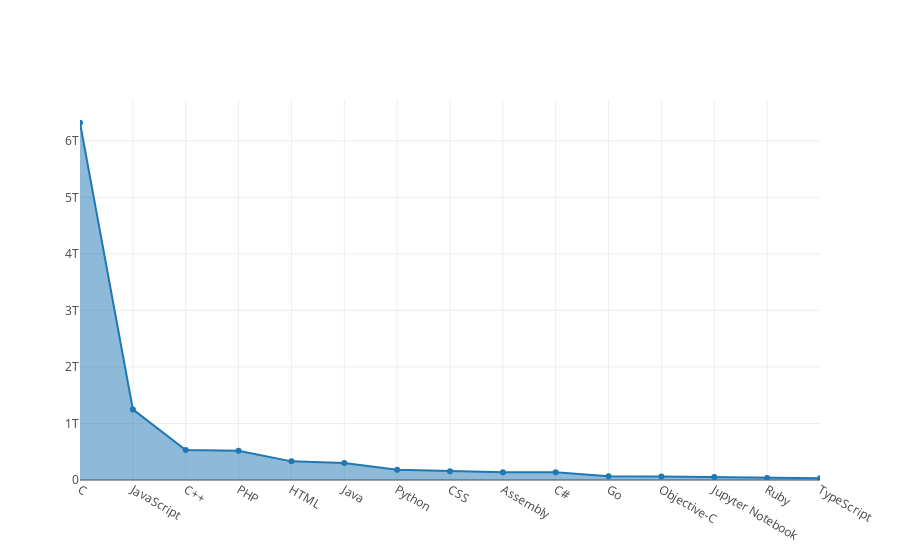

Notebook source saved alongside this figure:
### Markdown cell above
For bytes we continued analyzed the dataset's `langauges` table this time getting the sum of bytes:
```sql
SELECT
  name,
  SUM(bytes) AS totalBytes
FROM
  `bigquery-public-data.github_repos.languages` AS l,
  UNNEST(l.LANGUAGE)
GROUP BY
  name
ORDER BY
  totalBytes DESC
limit 15
```

### Code cell
py.offline.init_notebook_mode(connected=True)

col = ['name', 'totalBytes', '']
csv_data = pandas.read_csv('most_bytes.csv', names=col)
lang = csv_data.name.tolist()
lang.pop(0)
byte = csv_data.totalBytes.tolist()
byte.pop(0)


x = lang
y = byte

trace = Scatter(
    x=lang,
    y=byte,
    fill='tozeroy'
)


labels = lang
values = byte


py.offline.iplot([trace])

### Figure 1 — Plotly figure (JSON) as saved in the notebook; plotly's stock layout.template omitted (floating-point values rounded to 4 significant figures)
{"data": [{"fill": "tozeroy", "type": "scatter", "x": ["C", "JavaScript", "C++", "PHP", "HTML", "Java", "Python", "CSS", "Assembly", "C#", "Go", "Objective-C", "Jupyter Notebook", "Ruby", "TypeScript"], "y": ["6319402460530", "1249267936642", "529122299493", "519028950155", "329636532661", "301660587030", "181598737440", "155046266421", "137581430043", "136612226532", "65753518937", "60614108953", "54444110173", "36483511776", "32409649825"]}], "layout": {}}
